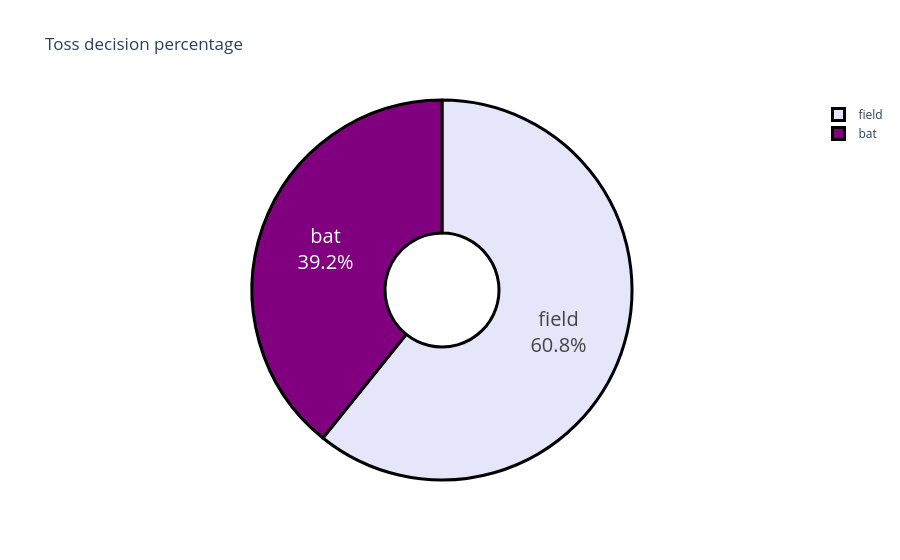

The notebook cell this image was saved under:
### Markdown cell above
### 6.Decision made after winning a toss

### Code cell
temp_series = match_data['toss_decision'].value_counts()
labels = np.array(temp_series.index)
values = np.array((temp_series / temp_series.sum()) * 100)
colors = ['lavender', 'purple']
fig = go.Figure(data=[go.Pie(labels=labels, values=values, hole=0.3)])
fig.update_traces(hoverinfo='label+percent', textinfo='label+percent', textfont_size=20, marker=dict(colors=colors, line=dict(color='#000000', width=3)))
fig.update_layout(title="Toss decision percentage")
fig.show()

### Figure 1 — Plotly figure (JSON) as saved in the notebook; plotly's stock layout.template omitted (floating-point values rounded to 4 significant figures)
{"data": [{"hole": 0.3, "hoverinfo": "label+percent", "labels": ["field", "bat"], "marker": {"colors": ["lavender", "purple"], "line": {"color": "#000000", "width": 3}}, "textfont": {"size": 20}, "textinfo": "label+percent", "type": "pie", "values": [60.78, 39.22]}], "layout": {"title": {"text": "Toss decision percentage"}}}
